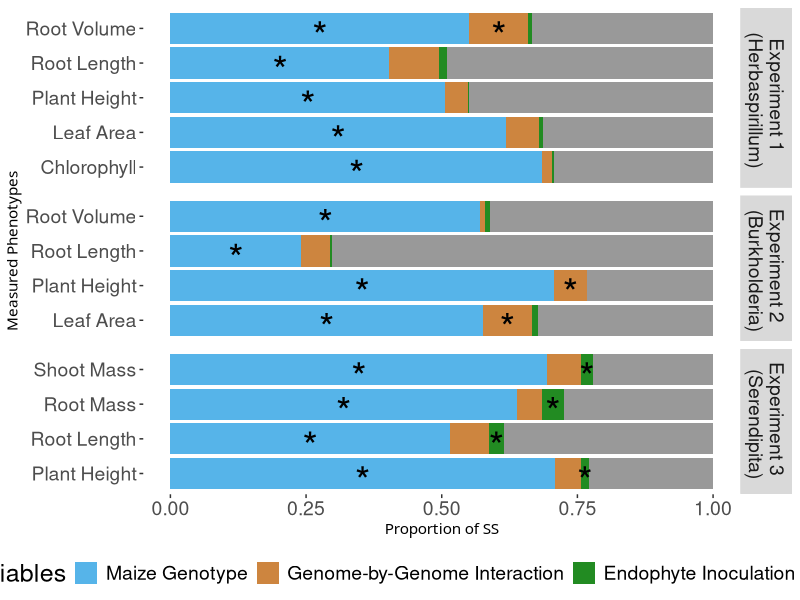

Write R code to recreate this figure.
# This script will combine the analysis and create final figures for my final combined data. 

getwd()                      # PLEASE CHANGE WD
setwd("/home/coreyschultz/1.Projects/2.Maize.Endophyte.Project/Final_Data_and_Figs")
getwd()
library(tidyr)
library(tidyverse)
library(broom)
library(ggplot2)
library(car)
library(data.table)
library(ggpubr)

Herb_data = read.csv("Final_Herb_Data.csv", sep =",")
Burk_data = read.csv("Final_Burk_Data.csv", sep =",")
Serendip_data = read.csv("Final_Sbecsii_Data.csv", sep =",")

names(Herb_data) <- c("Genotype", "Condition", "Rep", "Endophyte","Chlorophyll1","Chlorophyll2","Chlorophyll3",
                      "PlantHeight","LeafArea","RootLength","RootVolume","Group_or_Date")
names(Burk_data) <- c("Genotype", "Condition", "Rep", "Endophyte",
                      "PlantHeight","LeafArea","RootLength","RootVolume")
names(Serendip_data) <- c("Genotype", "Condition", "Rep", "Endophyte",
                          "PlantHeight","RootLength","RootMass","ShootMass")

Serendip_data$Condition <- gsub('C', 'Control', Serendip_data$Condition)
Serendip_data$Condition <- gsub('I', 'Inoculated', Serendip_data$Condition)
Herb_data$Condition <- gsub('C', 'Control', Herb_data$Condition)
Herb_data$Condition <- gsub('I', 'Inoculated', Herb_data$Condition)
Burk_data$Condition <- gsub('C', 'Control', Burk_data$Condition)
Burk_data$Condition <- gsub('I', 'Inoculated', Burk_data$Condition)


# number of variables in our model + residuals
n = 4

# Serendipita #Drop rep
SereResultsT1 <- data.frame()
SereResultsT1 <- data.frame(PlantHeight=numeric(n),RootLength=numeric(n),RootMass=numeric(n),ShootMass=numeric(n))
rownames(SereResultsT1) <- c("Genotype","Inoculation","Genotype:Inoculation", "Residuals")

myvars <- names(Serendip_data[5:8]) # create a list of traits
Signif_list <- list()

for( m in myvars){
  print(m)
  print(as.name(m))
  linmod <- lm(Serendip_data[[m]] ~ Genotype + Condition + Genotype:Condition, data = Serendip_data)
  HPH1 <- anova(linmod)
  print(HPH1)
  SereResultsT1[[m]] <- c(HPH1[1,2],HPH1[2,2],HPH1[3,2],HPH1[4,2])
  itlist = HPH1[,5]
  Signif_list <- append(Signif_list, itlist)
}

#Get rid of the NAs from residuals
Signif_list[is.na(Signif_list)] = 1
Signif_list

# Convert these p values to *
for( s in 1:length(Signif_list)){
  #print(s)
  if (Signif_list[s] < .05){
    Signif_list[s] <- '*'
    #print("True")
  } else {
    Signif_list[s] <- " "
    #print("False")
  }
}
Signif_list

# Now Normalize all the columns
ST1 <- SereResultsT1

ST1[] <- lapply(ST1[], function(x) x/sum(x))
setDT(ST1, keep.rownames = TRUE)[]

SereT1_long <- ST1 %>%
  gather(ST1, value,PlantHeight:ShootMass)

SereT1_long$Signif <- Signif_list


# Herbaspirillum

# Average Chlorophyll together
Herb_data$Chlorophyll <- rowMeans(Herb_data[ , c("Chlorophyll1","Chlorophyll2","Chlorophyll3")], na.rm=TRUE)

HerbResultsT1 <- data.frame(Chlorophyll=numeric(n),PlantHeight=numeric(n),LeafArea=numeric(n),RootLength=numeric(n),RootVolume=numeric(n))
rownames(HerbResultsT1) <- c("Genotype","Inoculation","Genotype:Inoculation", "Residuals")

herb_cols <- c(13, 8:11)
myvars <- names(Herb_data[,herb_cols]) # create a list of traits
Signif_list <- list()

for( m in myvars){
  print(m)
  print(as.name(m))
  linmod <- lm(Herb_data[[m]] ~ Genotype + Condition + Genotype:Condition, data = Herb_data)
  HPH1 <- anova(linmod)
  print(HPH1)
  HerbResultsT1[[m]] <- c(HPH1[1,2],HPH1[2,2],HPH1[3,2],HPH1[4,2])
  itlist = HPH1[,5]
  Signif_list <- append(Signif_list, itlist)
}

#Get rid of the NAs from residuals
Signif_list[is.na(Signif_list)] = 1
Signif_list

# Convert these p values to *
for( s in 1:length(Signif_list)){
  #print(s)
  if (Signif_list[s] < .05){
    Signif_list[s] <- '*'
    #print("True")
  } else {
    Signif_list[s] <- " "
    #print("False")
  }
}
Signif_list

# Now Normalize all the columns
HerbT1 <- HerbResultsT1

HerbT1[] <- lapply(HerbT1[], function(x) x/sum(x))
setDT(HerbT1, keep.rownames = TRUE)[]

HerbT1_long <- HerbT1 %>%
  gather(HerbT1, value,Chlorophyll:RootVolume)

HerbT1_long$Signif <- Signif_list


# Burkholderia
Burk_data$RootLength <- as.numeric(Burk_data$RootLength)
Burk_data$RootVolume <- as.numeric(Burk_data$RootVolume)

burkResultsT1 <- data.frame(PlantHeight=numeric(n),LeafArea=numeric(n),RootLength=numeric(n),RootVolume=numeric(n))
rownames(burkResultsT1) <- c("Genotype","Inoculation","Genotype:Inoculation", "Residuals")

myvars <- names(Burk_data[5:8]) # create a list of traits
Signif_list <- list()

for( m in myvars){
  print(m)
  print(as.name(m))
  linmod <- lm(Burk_data[[m]] ~ Genotype + Condition + Genotype:Condition, data = Burk_data)
  HPH1 <- anova(linmod)
  print(HPH1)
  burkResultsT1[[m]] <- c(HPH1[1,2],HPH1[2,2],HPH1[3,2],HPH1[4,2])
  itlist = HPH1[,5]
  Signif_list <- append(Signif_list, itlist)
}

#Get rid of the NAs from residuals
Signif_list[is.na(Signif_list)] = 1
Signif_list

# Convert these p values to *
for( s in 1:length(Signif_list)){
  #print(s)
  if (Signif_list[s] < .05){
    Signif_list[s] <- '*'
    #print("True")
  } else {
    Signif_list[s] <- " "
    #print("False")
  }
}
Signif_list

# Now Normalize all the columns
BurkT1 <- burkResultsT1

BurkT1[] <- lapply(BurkT1[], function(x) x/sum(x))
setDT(BurkT1, keep.rownames = TRUE)[]

BurkT1_long <- BurkT1 %>%
  gather(BurkT1, value,PlantHeight:RootVolume)

BurkT1_long$Signif <- Signif_list


# Endophytes included in Name: don't like that but without empty faceting
SereT1_long["Endophyte"] <- "Experiment 3 \n (Serendipita)"
HerbT1_long["Endophyte"] <- "Experiment 1 \n (Herbaspirillum)"
BurkT1_long["Endophyte"] <- "Experiment 2 \n (Burkholderia)"


names(SereT1_long)[names(SereT1_long) == "ST1"] <- "Phenotype"
names(HerbT1_long)[names(HerbT1_long) == "HerbT1"] <- "Phenotype"
names(BurkT1_long)[names(BurkT1_long) == "BurkT1"] <- "Phenotype"

SandHandB <- rbind(HerbT1_long,BurkT1_long,SereT1_long)

cbPalette <- c("#999999", "forestgreen", "tan3", "#56B4E9", "#F0E442", "#0072B2", "#D55E00", "#CC79A7")

# Add spaces to phenotypes

SandHandB$Phenotype[SandHandB$Phenotype == "PlantHeight"] <- "Plant Height"
SandHandB$Phenotype[SandHandB$Phenotype == "LeafArea"] <- "Leaf Area"
SandHandB$Phenotype[SandHandB$Phenotype == "RootLength"] <- "Root Length"
SandHandB$Phenotype[SandHandB$Phenotype == "RootVolume"] <- "Root Volume"
SandHandB$Phenotype[SandHandB$Phenotype == "ShootMass"] <- "Shoot Mass"
SandHandB$Phenotype[SandHandB$Phenotype == "RootMass"] <- "Root Mass"

# Change names in legends to fit the manuscript text
SandHandB$rn[SandHandB$rn == "Genotype"] <- "Maize Genotype"
SandHandB$rn[SandHandB$rn == "Inoculation"] <- "Endophyte Inoculation"
SandHandB$rn[SandHandB$rn == "Genotype:Inoculation"] <- "Genome-by-Genome Interaction"

# reorder legend 
SandHandB$rn <- factor(SandHandB$rn, levels = c("Maize Genotype","Genome-by-Genome Interaction","Endophyte Inoculation","Residuals"))

# why do I need to use another vjust? cus its turned sideways? that is stupid
fig_1 <- ggplot(SandHandB, aes(x = Phenotype, y = value, fill = forcats::fct_rev(rn), label = Signif)) + 
  geom_col(position=position_stack()) + theme(axis.text.x = element_text( size = 14)) + 
  theme(axis.text.y = element_text(size = 14)) + 
  labs(fill = "Variables") + geom_text(aes(label = Signif), size = 10, position = position_stack(vjust = 0.5), 
                                       vjust = .75)+ 
  xlab("Measured Phenotypes") + coord_flip() +
  ylab("Proportion of SS") + scale_fill_manual(values=cbPalette) +
  theme(panel.background = element_rect(fill = "white",
                                        colour = "white"), 
        panel.grid.major = element_line(size = 0.5, linetype = 'solid',
                                        colour = "white"), 
        panel.grid.minor = element_line(size = 0.25, linetype = 'solid',
                                        colour = "white")) + 
  facet_grid(rows = vars(Endophyte), drop = TRUE, space = "free", scales = "free", switch = NULL) + 
  theme(legend.position = "right") + theme(axis.line = element_line(colour = "white"), 
                                           panel.border = element_blank()) + 
  theme(legend.title = element_text(size=18)) + theme(legend.text = element_text(size=14)) + 
  theme(strip.text.y = element_text(size = 14)) + theme(plot.title = element_text(size=20)) +
  theme(axis.title.x = element_text(30)) + theme(axis.title.y = element_text(20)) + 
  guides(fill = guide_legend(reverse = TRUE)) + theme(legend.position = "bottom")


ggsave("Fig1_Endo_Submission.png", fig_1, device = "png", width = 10, height = 5, dpi = 800)

# Need to change Genotype: Inoculation name - just changed column names above
SandHandB <- as.data.frame(lapply(SandHandB, function(x) {
  gsub("Genotype:Inoculation", "GenxInoc", x)
}))

# Calculate total variance due to genotype 
SandHandB

# Need to change Genotype: Inoculation name - just changed column names above
SandHandB <- as.data.frame(lapply(SandHandB, function(x) {
   gsub("Genotype:Inoculation", "GenxInoc", x)
 }))

count = 0.0
sum = 0.0

for (row in 1:nrow(SandHandB)){
  if(grepl("Genome-by-Genome Interaction", SandHandB[row, 1])){
    count = count + 1
    sum = sum + as.numeric(as.character(SandHandB[row,3]))
    #print(SandHandB[row,3])
  }}

interaction_avg = (sum/count) 
print(interaction_avg)

count = 0.0
sum = 0.0

for (row in 1:nrow(SandHandB)){
  if(grepl("Genotype", SandHandB[row, 1])){
    count = count + 1
    sum = sum + as.numeric(as.character(SandHandB[row,3]))
    #print(SandHandB[row,3])
  }}

Genotype_avg = (sum/count) 
print(Genotype_avg)

print("Interaction over Genotype")
print(interaction_avg / Genotype_avg)

